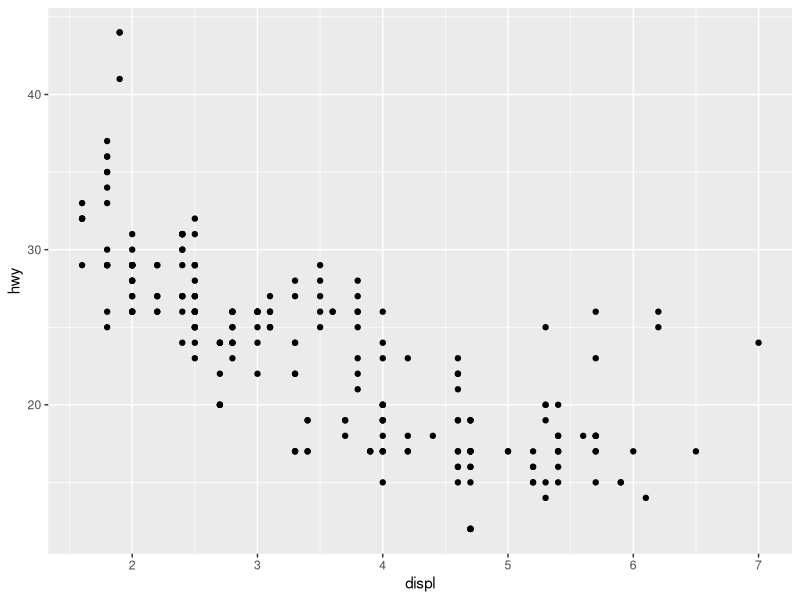
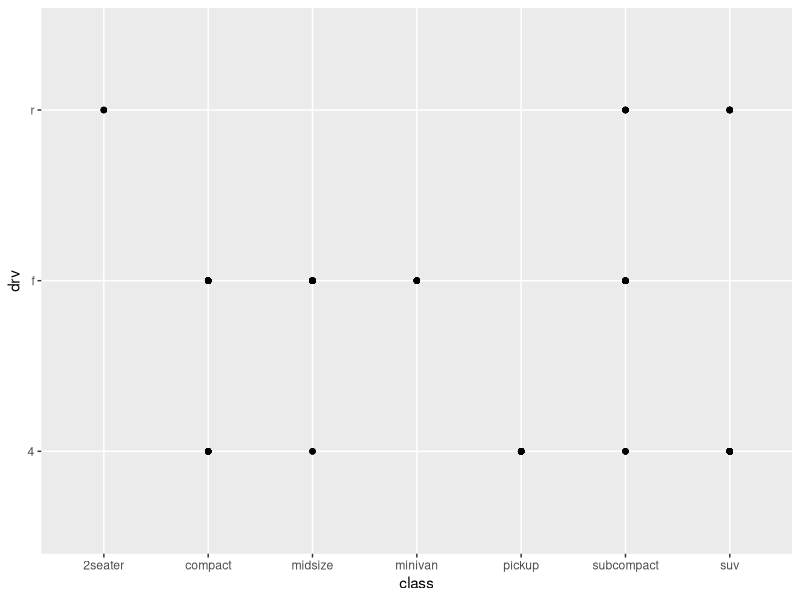
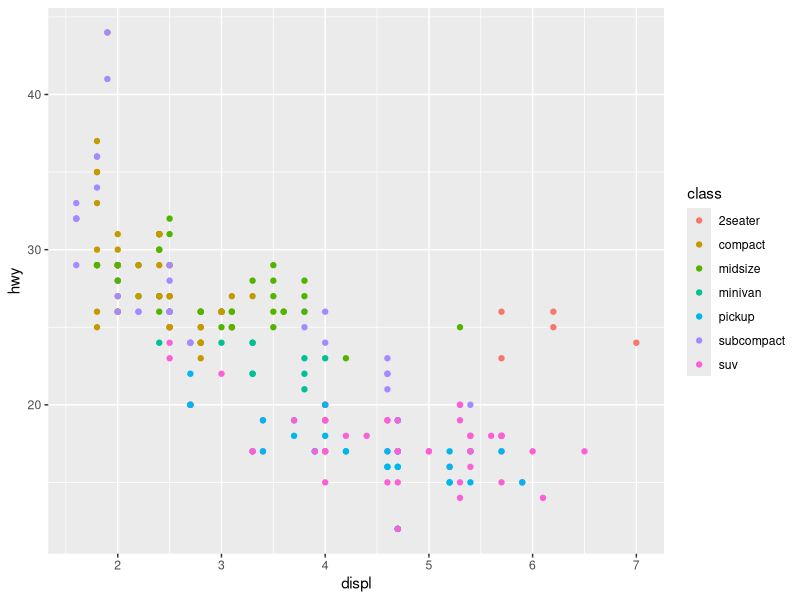
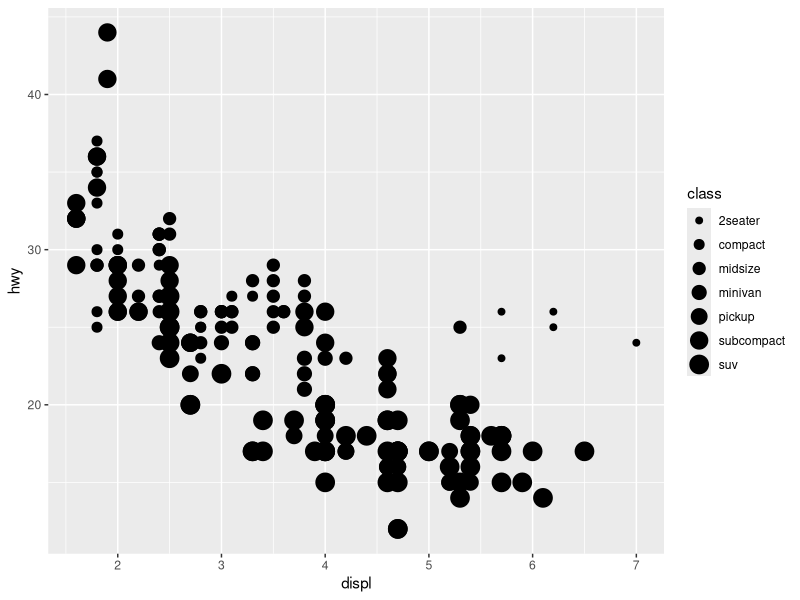
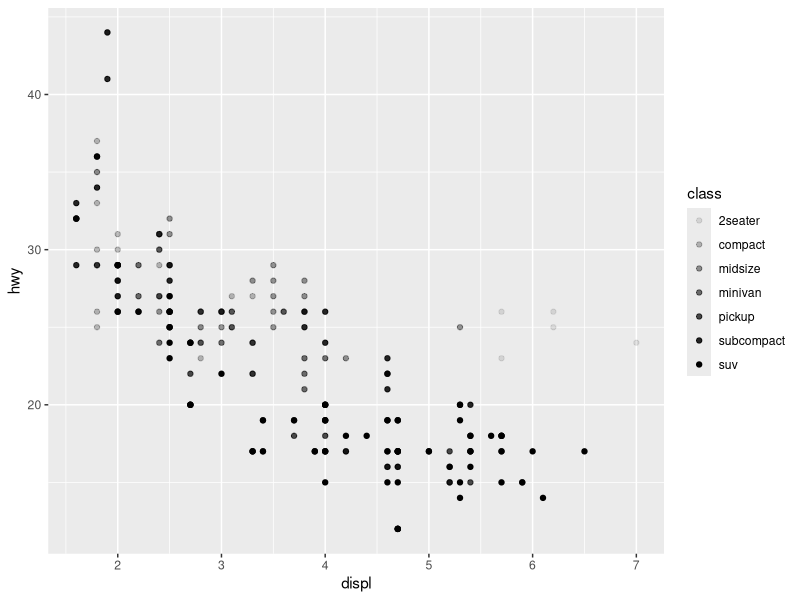
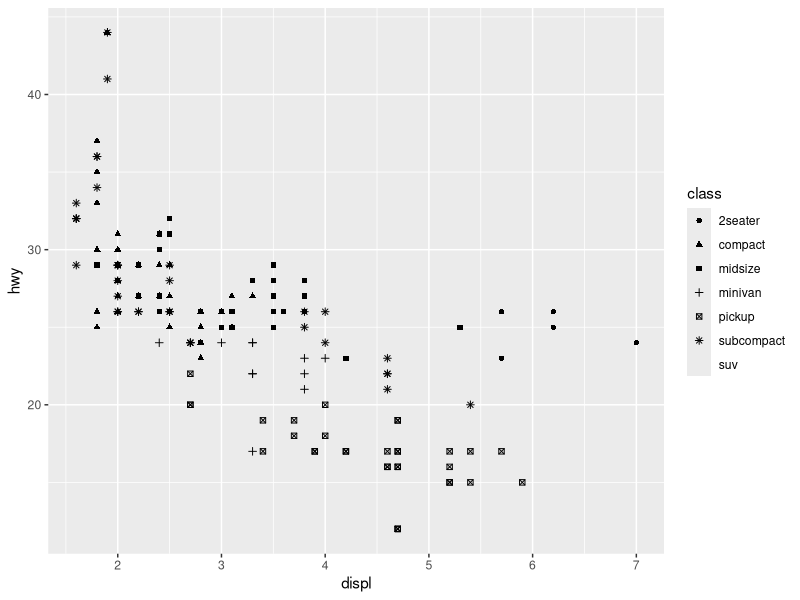
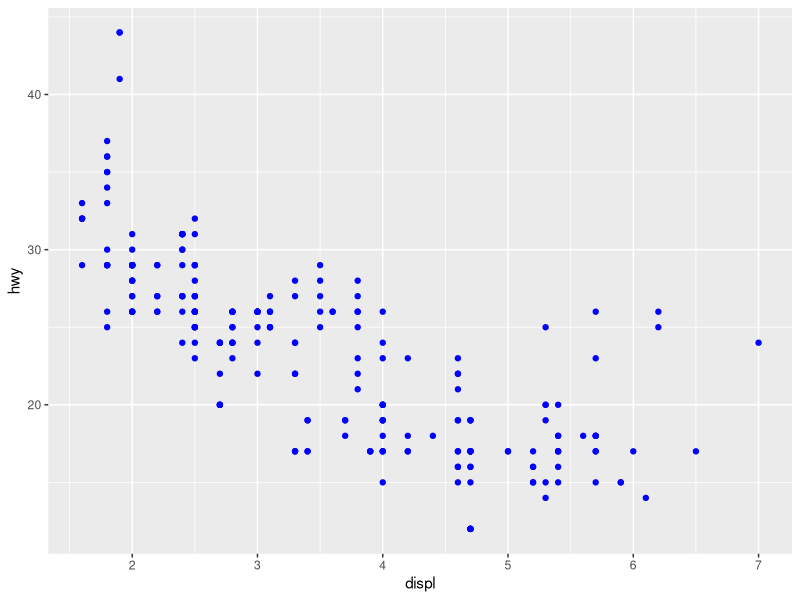
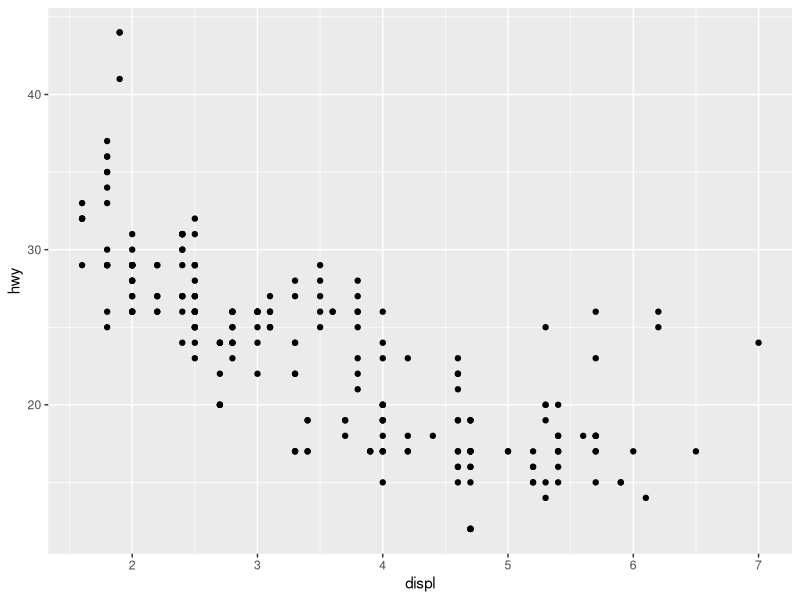

Reproduce these figures in R, in order.
## ---- chunk 1
library(tidyverse)
## ---- chunk 2
print(mpg)
## ---- chunk 3
ggplot(data = mpg) + 
  geom_point(mapping = aes(x = displ, y = hwy))
## ---- chunk 4
ggplot(data = mpg) + 
  geom_point(mapping = aes(x = class, y = drv))
## ---- chunk 5
# map the colors of your points to the class variable to reveal the class of each car
ggplot(data = mpg) + 
  geom_point(mapping = aes(x = displ, y = hwy, color = class))
## ---- chunk 6
ggplot(data = mpg) + 
  geom_point(mapping = aes(x = displ, y = hwy, size = class))

## ---- chunk 7
# Left
ggplot(data = mpg) + 
  geom_point(mapping = aes(x = displ, y = hwy, alpha = class))

# Right
ggplot(data = mpg) + 
  geom_point(mapping = aes(x = displ, y = hwy, shape = class))
## ---- chunk 8
ggplot(data = mpg) + 
  geom_point(mapping = aes(x = displ, y = hwy), color = "blue")
## ---- chunk 9
ggplot(data = mpg) + 
 geom_point(mapping = aes(x = displ, y = hwy))
## ---- chunk 10
ggplot(data = mpg) + 
  geom_point(mapping = aes(x = displ, y = hwy)) + 
  facet_wrap(~ class, nrow = 2)
## ---- chunk 11
ggplot(data = mpg) + 
  geom_point(mapping = aes(x = displ, y = hwy)) + 
  facet_grid(drv ~ cyl)
## ---- chunk 12
# left
ggplot(data = mpg) + 
  geom_point(mapping = aes(x = displ, y = hwy))

# right
ggplot(data = mpg) + 
  geom_smooth(mapping = aes(x = displ, y = hwy))
## ---- chunk 13
ggplot(data = mpg) + 
  geom_smooth(mapping = aes(x = displ, y = hwy, linetype = drv))
## ---- chunk 14
ggplot(data = mpg) +
  geom_smooth(mapping = aes(x = displ, y = hwy))
              
ggplot(data = mpg) +
  geom_smooth(mapping = aes(x = displ, y = hwy, group = drv))
    
ggplot(data = mpg) +
  geom_smooth(
    mapping = aes(x = displ, y = hwy, color = drv),
    show.legend = FALSE
  )
## ---- chunk 15
ggplot(data = mpg) + 
  geom_point(mapping = aes(x = displ, y = hwy)) +
  geom_smooth(mapping = aes(x = displ, y = hwy))
## ---- chunk 16
ggplot(data = mpg, mapping = aes(x = displ, y = hwy)) + 
  geom_point() + 
  geom_smooth()
## ---- chunk 17
ggplot(data = mpg, mapping = aes(x = displ, y = hwy)) + 
  geom_point(mapping = aes(color = class)) + 
  geom_smooth()
## ---- chunk 18
ggplot(data = mpg, mapping = aes(x = displ, y = hwy)) + 
  geom_point(mapping = aes(color = class)) + 
  geom_smooth(data = filter(mpg, class == "subcompact"), se = FALSE)
## ---- chunk 19
ggplot(data = diamonds) + 
  geom_bar(mapping = aes(x = cut))
## ---- chunk 20
ggplot(data = diamonds) + 
  stat_count(mapping = aes(x = cut))
## ---- chunk 21
demo <- tribble(
  ~cut,         ~freq,
  "Fair",       1610,
  "Good",       4906,
  "Very Good",  12082,
  "Premium",    13791,
  "Ideal",      21551
)

ggplot(data = demo) +
  geom_bar(mapping = aes(x = cut, y = freq), stat = "identity")
## ---- chunk 22
ggplot(data = diamonds) + 
  geom_bar(mapping = aes(x = cut, y = stat(prop), group = 1))
## ---- chunk 23
ggplot(data = diamonds) + 
  stat_summary(
    mapping = aes(x = cut, y = depth),
    fun.min = min,
    fun.max = max,
    fun = median
  )
## ---- chunk 24
ggplot(data = diamonds) + 
  geom_bar(mapping = aes(x = cut, colour = cut))
ggplot(data = diamonds) + 
  geom_bar(mapping = aes(x = cut, fill = cut))
## ---- chunk 25
ggplot(data = diamonds) + 
  geom_bar(mapping = aes(x = cut, fill = clarity))
## ---- chunk 26
ggplot(data = diamonds, mapping = aes(x = cut, fill = clarity)) + 
  geom_bar(alpha = 1/5, position = "identity")
ggplot(data = diamonds, mapping = aes(x = cut, colour = clarity)) + 
  geom_bar(fill = NA, position = "identity")
## ---- chunk 27
ggplot(data = diamonds) + 
  geom_bar(mapping = aes(x = cut, fill = clarity), position = "fill")
## ---- chunk 28
ggplot(data = diamonds) + 
  geom_bar(mapping = aes(x = cut, fill = clarity), position = "dodge")
## ---- chunk 29
ggplot(data = mpg) + 
  geom_point(mapping = aes(x = displ, y = hwy), position = "jitter")
## ---- chunk 30
ggplot(data = mpg, mapping = aes(x = cty, y = hwy)) + 
  geom_point()
ggplot(data = mpg) + 
  geom_point(mapping = aes(x = cty, y = hwy),position = "jitter")
## ---- chunk 31
ggplot(data = mpg, mapping = aes(x = class, y = hwy)) + 
  geom_boxplot()
ggplot(data = mpg, mapping = aes(x = class, y = hwy)) + 
  geom_boxplot() +
  coord_flip()
## ---- chunk 32
nz <- map_data("nz")

ggplot(nz, aes(long, lat, group = group)) +
  geom_polygon(fill = "white", colour = "black")

ggplot(nz, aes(long, lat, group = group)) +
  geom_polygon(fill = "white", colour = "black") +
  coord_quickmap()
## ---- chunk 33
bar <- ggplot(data = diamonds) + 
  geom_bar(
    mapping = aes(x = cut, fill = cut), 
    show.legend = FALSE,
    width = 1
  ) + 
  theme(aspect.ratio = 1) +
  labs(x = NULL, y = NULL)

bar + coord_flip()
bar + coord_polar()
## ---- chunk 34
ggplot(mpg, aes(displ, hwy)) +
  geom_point(aes(color = class)) +
  geom_smooth(se = FALSE) +
  labs(title = "Fuel efficiency generally decreases with engine size")
## ---- chunk 35
ggplot(mpg, aes(displ, hwy)) +
  geom_point(aes(color = class)) +
  geom_smooth(se = FALSE) +
  labs(
    title = "Fuel efficiency generally decreases with engine size",
    subtitle = "Two seaters (sports cars) are an exception because of their light weight",
    caption = "Data from fueleconomy.gov"
  )
## ---- chunk 36
ggplot(mpg, aes(displ, hwy)) +
  geom_point(aes(colour = class)) +
  geom_smooth(se = TRUE) +
  labs(
    x = "Engine displacement (L)",
    y = "Highway fuel economy (mpg)",
    colour = "Car type"
  )
## ---- chunk 37
df <- tibble(
  x = runif(10),
  y = runif(10)
)
ggplot(df, aes(x, y)) +
  geom_point() +
  labs(
    x = quote(sum(x[i] ^ 2, i == 1, n)),
    y = quote(alpha + beta + frac(delta, theta))
  )
## ---- chunk 38
best_in_class <- mpg %>%
  group_by(class) %>%
  filter(row_number(desc(hwy)) == 1)

ggplot(mpg, aes(displ, hwy)) +
  geom_point(aes(colour = class)) +
  geom_text(aes(label = model), data = best_in_class)
## ---- chunk 39
ggplot(mpg, aes(displ, hwy)) +
  geom_point(aes(colour = class)) +
  geom_label(aes(label = model), data = best_in_class, nudge_y = 2, alpha = 0.5)
## ---- chunk 40
ggplot(mpg, aes(displ, hwy)) +
  geom_point(aes(colour = class)) +
  geom_point(size = 3, shape = 1, data = best_in_class) +
  theme_bw() +
  ggrepel::geom_label_repel(aes(label = model), data = best_in_class)
## ---- chunk 41
class_avg <- mpg %>%
  group_by(class) %>%
  summarise(
    displ = median(displ),
    hwy = median(hwy)
  )
#> `summarise()` ungrouping output (override with `.groups` argument)

ggplot(mpg, aes(displ, hwy, colour = class)) +
  ggrepel::geom_label_repel(aes(label = class),
    data = class_avg,
    size = 6,
    label.size = 0,
    segment.color = NA
  ) +
  geom_point() +
  theme(legend.position = "none")
## ---- chunk 42
ggplot(mpg, aes(displ, hwy)) +
  geom_point(aes(colour = class)) +
  geom_smooth(se = FALSE) +
  theme(legend.position = "bottom") +
  guides(colour = guide_legend(nrow = 2, override.aes = list(size = 7)))
## ---- chunk 43
ggplot(mpg, mapping = aes(displ, hwy)) +
  geom_point(aes(color = class)) +
  geom_smooth() +
  coord_cartesian(xlim = c(5, 7), ylim = c(10, 30))

mpg %>%
  filter(displ >= 5, displ <= 7, hwy >= 10, hwy <= 30) %>%
  ggplot(aes(displ, hwy)) +
  geom_point(aes(color = class)) +
  geom_smooth()
## ---- chunk 44
suv <- mpg %>% filter(class == "suv")
compact <- mpg %>% filter(class == "compact")

ggplot(suv, aes(displ, hwy, colour = drv)) +
  geom_point()

ggplot(compact, aes(displ, hwy, colour = drv)) +
  geom_point()
## ---- chunk 45
x_scale <- scale_x_continuous(limits = range(mpg$displ))
y_scale <- scale_y_continuous(limits = range(mpg$hwy))
col_scale <- scale_colour_discrete(limits = unique(mpg$drv))

ggplot(suv, aes(displ, hwy, colour = drv)) +
  geom_point() +
  x_scale +
  y_scale +
  col_scale

ggplot(compact, aes(displ, hwy, colour = drv)) +
  geom_point() +
  x_scale +
  y_scale +
  col_scale
## ---- chunk 46
ggplot(mpg, aes(displ, hwy)) +
  geom_point(aes(color = class)) +
  geom_smooth(se = FALSE) +
  theme_linedraw()
## ---- chunk 47
ggplot(mpg, aes(displ, hwy)) + geom_point()
fig.show = "hold"
## ---- chunk 48
ggsave("my-plot.pdf")
